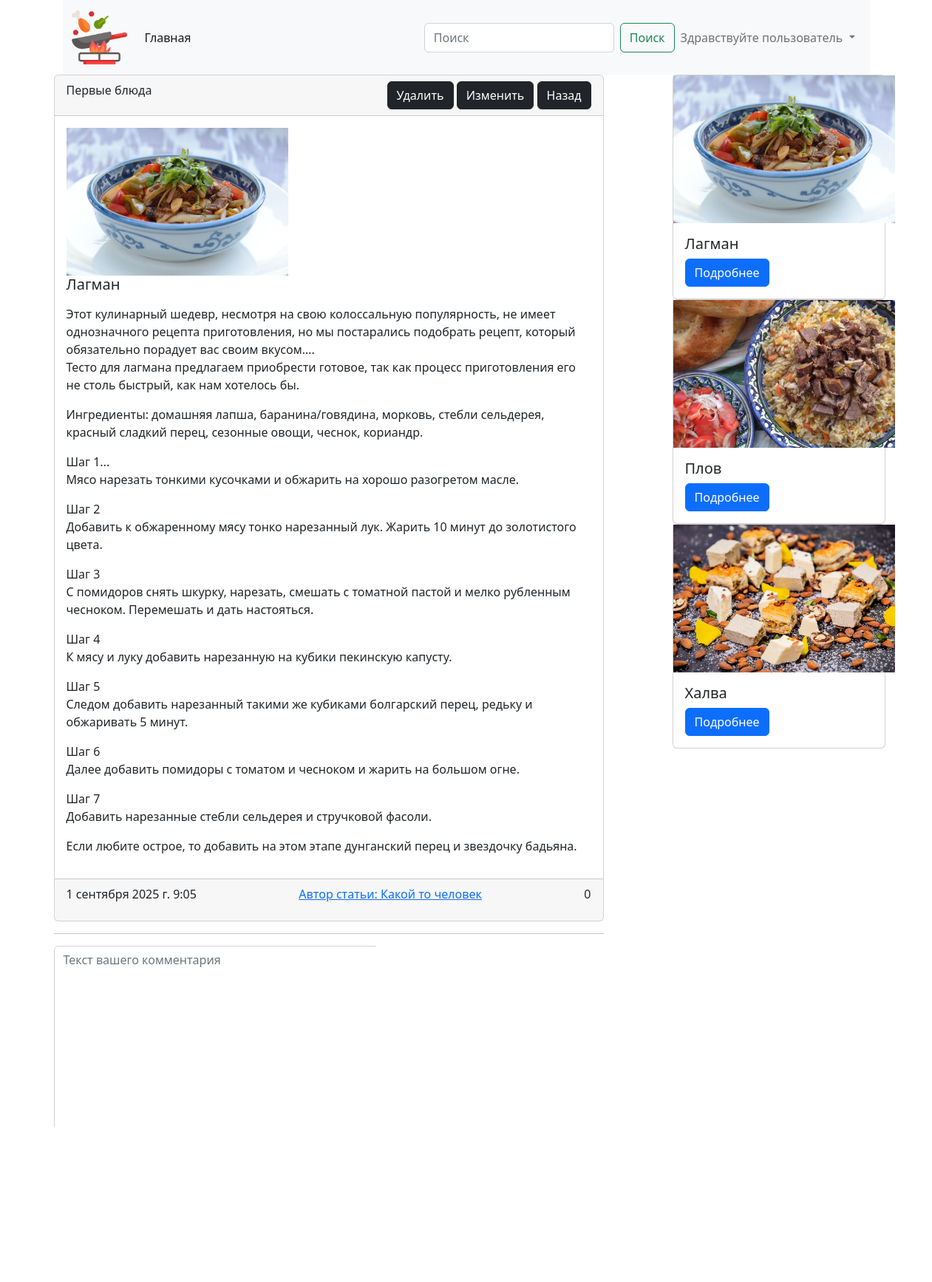
/post/1/, run on an earlier commit of the app's database.
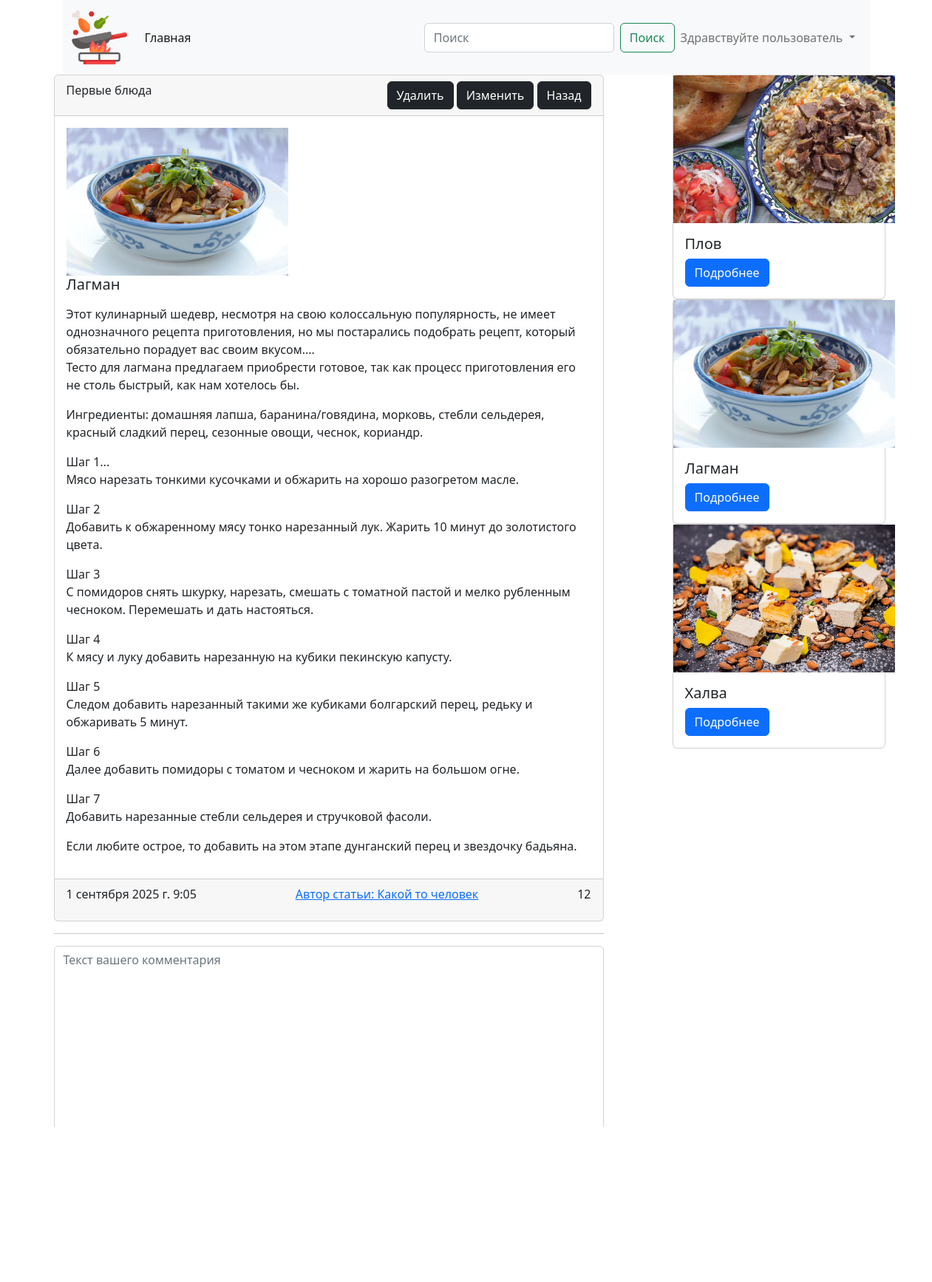
And on a later commit of the database.
### cooking/models.py (models this page shows, shortened)
class Post(models.Model):
    title = models.CharField(max_length=255, verbose_name='Заголовок статьи')
    content = models.TextField(default='Скоро тут будет статья...', verbose_name='Текст статьи')
    created_at = models.DateTimeField(auto_now_add=True, verbose_name='Дата создания')
    updated_at = models.DateTimeField(auto_now=True, verbose_name='Дата обновления')
    photo = models.ImageField(upload_to='photos/', blank=True, null=True, verbose_name='Изображения')
    watched = models.IntegerField(default=0, verbose_name='Просмотры')
    is_published = models.BooleanField(default=True, verbose_name='Публикация')
    category = models.ForeignKey(Category, on_delete=models.CASCADE, related_name='posts', verbose_name='Категория')
    def get_absolute_url(self):
        return reverse('post_detail', kwargs={'pk': self.pk})
    class Meta:
        verbose_name = 'Пост'
        verbose_name_plural = 'Посты'

class Category(models.Model):
    title = models.CharField(max_length=255, verbose_name='Название категории')
    def __str__(self):
        return self.title
    class Meta:
        verbose_name = 'Категория'
        verbose_name_plural = 'Категории'

### cooking/views.py (the view)
# urls.py: path('post/<int:pk>/', post_detail, name='post_detail')
def post_detail(request, pk):
    article = Post.objects.get(pk=pk)
    Post.objects.filter(pk=pk).update(watched=F('watched') + 1)
    ext_post = Post.objects.all().order_by('-watched')[:5]
    context = {
        'title': article.title,
        'post': article,
        'ext_posts': ext_post
    }
    return render(request, 'cooking/article_detail.html', context)

### cooking/templates/cooking/article_detail.html (shortened to what this page needs)
{% extends 'base.html' %}
{% block main %}
<main>
    <div class="d-flex justify-content-between">
        <div class="col-8">
            <div class="card">
                <div class="card-header d-flex justify-content-between">{{ post.category }}
                    <div>
                        <a href="#!" class="btn btn-dark">Удалить</a>
                        <a href="#!" class="btn btn-dark">Изменить</a>
                        <a href="#!" class="btn btn-dark">Назад</a>
                    </div>
                </div>
                <div class="card-body">
                    {% if post.photo %}
                    <img src="{{ post.photo.url }}" width="300" alt="">
                    {% else %}
                    <img src="https://www.raumplus.ru/upload/iblock/99e/Skoro-zdes-budet-foto.jpg" width="300" alt="">
                    {% endif %}
                    <h5 class="card-title">{{ post.title }}</h5>
                    <p class="card-text">
                        {{ post.content | linebreaks }}
                    </p>
                </div>
                <div class="card-footer d-flex justify-content-between"><p class="card-text">{{ post.created_at }}</p>
                    <a href="/profile/1">Автор статьи: Какой то человек</a>
                    <p class="card-text">{{ post.watched }}</p>
                </div>
            </div>
            <hr>
            <form action="#!" method="post" , enctype="multipart/form-data">
                <textarea name="text" cols="40" rows="10" class="form-control" placeholder="Текст вашего комментария"
                          required id="id_text"></textarea>
                <button class="btn btn-dark" type="submit">Добавить комментарий</button>
            </form>
            <div class="card mt-2"><h5 class="card-header">Какой то человек</h5>
                <div class="card-body">
                    <p class="card-text">Текст отзыва</p>
                </div>
            </div>
        </div>
        <div class="col-1"></div>
        <div class="col-4">
            {% for ext in ext_posts %}
            <div class="card" style="width: 18rem;">
                {% if ext.photo %}
                <img src="{{ ext.photo.url }}" width="300" alt="">
                {% else %}
                <img class="card-img-top" src="https://www.raumplus.ru/upload/iblock/99e/Skoro-zdes-budet-foto.jpg"
                     width="200" alt="">
                {% endif %}
                <div class="card-body"><h5 class="card-title">{{ ext.title }}</h5><a href="{{ ext.get_absolute_url }}"
                                                                           class="btn btn-primary">Подробнее</a></div>
            </div>
            {% endfor %}
        </div>
    </div>
</main>
{% endblock main %}

### templates/base.html (shortened to what this page needs)
{% load static %}
<!doctype html>
<html lang="en">
<head>
    <link href="https://cdn.jsdelivr.net/npm/bootstrap@5.2.3/dist/css/bootstrap.min.css" rel="stylesheet">
</head>
<body>
    <div class="container">
        {% include 'components/_navbar.html' %}
        <main>
            {% block main %}
            {% endblock main %}
        </main>
        {% include 'components/_footer.html' %}
    </div>
</body>
</html>

### templates/components/_navbar.html (shortened to what this page needs)
{% load static %}
<header>
    <div class="container">
        <nav class="navbar navbar-expand-lg bg-light">
            <div class="container-fluid">
                <a class="navbar-brand" href="#!">
                    <img src="{% static 'img/img.png' %}" width="75" alt="">
                </a>
                <div class="collapse navbar-collapse" id="navbarSupportedContent">
                    <ul class="navbar-nav me-auto mb-2 mb-lg-0">
                        <li class="nav-item"><a class="nav-link active" aria-current="page" href="{% url 'index' %}">Главная</a>
                        </li>
                    </ul>
                    <div class="d-flex">
                        <form class="d-flex" role="search" method="get" action="#!">
                            <input name="q" class="form-control me-2" type="search" placeholder="Поиск"
                                   aria-label="Поиск">
                            <button class="btn btn-outline-success" type="submit">Поиск</button>
                        </form>
                        <ul class="navbar-nav me-auto mb-2 mb-lg-0">
                            <li class="nav-item dropdown">
                                <a class="nav-link dropdown-toggle" href="#" id="navbarDropdown" role="button"
                                   data-bs-toggle="dropdown" aria-expanded="false">
                                    Здравствуйте пользователь
                                </a>
                            </li>
                        </ul>
                    </div>
                </div>
            </div>
        </nav>
    </div>
</header>

### templates/components/_footer.html
<footer class="bg-light text-center text-lg-start">
    <div class="text-center p-3" style="background-color: rgba(0, 0, 0, 0);">© 2023 Copyright:<a class="text-dark" href="https://mdbootstrap.com/">www.micros.uz</a></div>
</footer>

What changed in the data, as far as the page shows it:
changed Post "Лагман": watched "0" → "12"
changed Post "Плов": moves up the list
